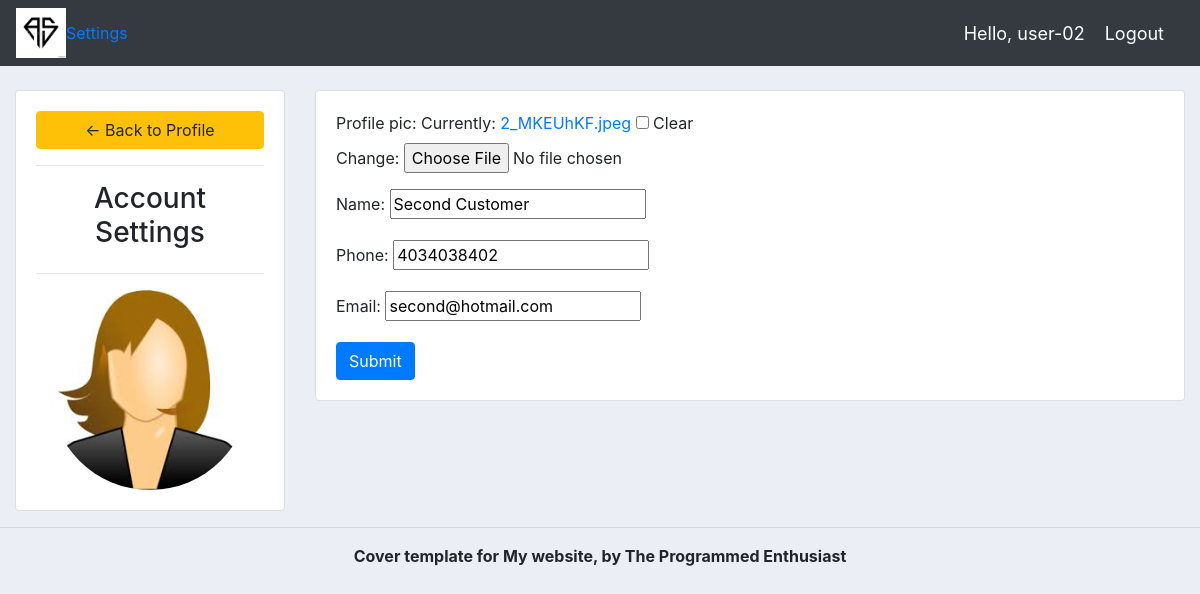
The page /accounts/settings/ (signed in) on the database its author committed.
### accounts/models.py (models this page shows, shortened)
class Customer(models.Model):
    user = models.OneToOneField(User, null=True,blank=True, on_delete=CASCADE)
    profile_pic = models.ImageField(null=True, blank=True, default='1.jpeg')
    name = models.CharField(max_length=200, null=True)
    phone = models.CharField(max_length=200, null=True)
    email = models.CharField(max_length=200, null=True)
    date = models.DateTimeField(auto_now_add=True, null=True)

### accounts/decorators.py (the view)
        def wrapper_func(request, *args, **kwargs):
            group = None
            if request.user.groups.exists():
                group = request.user.groups.all()[0].name
            if group in allowed_roles:
                return view_func(request, *args, **kwargs)
            else:
                return HttpResponse("You are not authorised to view this page.")

### accounts/forms.py
class CustomerForm(ModelForm):
    class Meta:
        model = Customer
        fields = '__all__'
        exclude = ['user']

### accounts/views.py (called while the page is built)
@login_required(login_url='login')
@allowed_users(allowed_roles=['Customer'])
def account_setting(request):
    customer = request.user.customer
    form = CustomerForm(instance=customer)
    if request.method == 'POST':
        form = CustomerForm(request.POST, request.FILES, instance=customer)
        if form.is_valid():
            form.save()
    context = {'form': form}
    return render(request, 'accounts/account_settings.html', context)

### accounts/templates/accounts/account_settings.html (shortened to what this page needs)
{%  extends 'base.html' %}
{% load static %}
{% block content %}
<br>
<div class="row">
	<div class="col-md-3">
		<div class="card card-body">
			<a class="btn btn-warning" href="{% url 'home' %}"> &#8592; Back to Profile</a>
			<hr>
			<h3 style="text-align: center">Account Settings</h3>
			<hr>
			<img class="profile-pic" src="{{request.user.customer.profile_pic.url}}" >
		</div>
	</div>
	<div class="col-md-9">
		<div class="card card-body">
			<form method="POST" action="" enctype="multipart/form-data">
				{{form.as_p}}
			<input class="btn btn-primary" type="submit" name="Update Information">
			</form>
		</div>
	</div>
</div>
{% endblock %}

### accounts/templates/accounts/navbar.html (shortened to what this page needs)
{% load static %}
<nav class="navbar navbar-expand-lg navbar-dark bg-dark">
    <img src="{% static 'images/logo.png' %}" alt="Not Loaded" height="50px" width="50px">
  <div class="collapse navbar-collapse" id="navbarNav">
    <ul class="navbar-nav">
        {% if request.user.is_staff %}
          <li class="nav-item active">
            <a class="nav-link" href="{% url 'home' %}">Dashboard</a>
          </li>
          <li class="nav-item">
            <a class="nav-link" href="{% url 'products' %}">Products</a>
          </li>
        {% else %}
            <li class="nav-item">
                <a href="{% url 'account' %}" class="nav-item">Settings</a>
            </li>
        {% endif %}
    </ul>
  </div>
    <span class="hello-msg">Hello, {{ request.user }}</span>
    <span><a class="hello-msg" href="{% url 'logout' %}">Logout</a></span>
</nav>

### static/css/base.css (style rules this page uses)
body { background-color: #ebeff5; }

### accounts/templates/accounts/navbar.html (style rules this page uses)
.hello-msg { color: white; font-size: 18px; margin-right: 20px; }

### accounts/templates/accounts/account_settings.html (style rules this page uses)
.profile-pic { max-width: 200px; max-height:200px; margin: 0 auto; border-radius: 50%; }

### rows shown on the page
Customer: name "Second Customer", phone "4034038402", email "second@hotmail.com"

### other values the page prints
{{ request.user }} "user-02"
